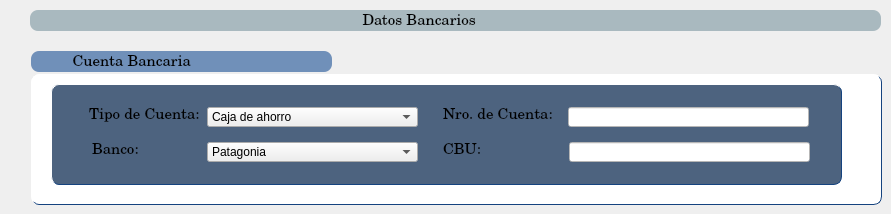
   <widget class="QWidget" name="tab_datos_bancarios">
    <attribute name="title">
     <string>Datos Bancarios</string>
    </attribute>
    <widget class="QGroupBox" name="groupBox_13">
     <property name="geometry">
      <rect>
       <x>31</x>
       <y>74</y>
       <width>851</width>
       <height>131</height>
      </rect>
     </property>
     <property name="font">
      <font>
       <family>Century Schoolbook L</family>
       <pointsize>11</pointsize>
       <weight>9</weight>
       <italic>false</italic>
       <bold>false</bold>
      </font>
     </property>
     <property name="styleSheet">
      <string notr="true">QGroupBox{
border-style: solid;
border-width: 1px;
border-radius: 8px;
border-top-color: rgb(255, 255, 255);
border-left-color: rgb(255, 255, 255);
border-right-color: rgb(21, 67, 127);
border-bottom-color:rgb(21, 67, 127);
background-color: rgb(255, 255, 255);
}
QLabel{
background-color: rgb(77, 99, 127);
}
</string>
     </property>
     <property name="title">
      <string/>
     </property>
     <widget class="QGroupBox" name="groupBox_16">
      <property name="geometry">
       <rect>
        <x>20</x>
        <y>10</y>
        <width>791</width>
        <height>101</height>
       </rect>
      </property>
      <property name="font">
       <font>
        <family>Century Schoolbook L</family>
        <pointsize>11</pointsize>
        <weight>9</weight>
        <italic>false</italic>
        <bold>false</bold>
       </font>
      </property>
      <property name="styleSheet">
       <string notr="true">QGroupBox{
background-color: rgb(77, 99, 127);
}

QLineEdit{
background-color: rgb(255, 255, 255);
}

</string>
      </property>
      <property name="title">
       <string/>
      </property>
      <widget class="QLineEdit" name="lne_cbu">
       <property name="geometry">
        <rect>
         <x>518</x>
         <y>58</y>
         <width>241</width>
         <height>20</height>
        </rect>
       </property>
       <property name="styleSheet">
        <string notr="true">background-color: rgb(255, 255, 255);</string>
       </property>
       <property name="text">
        <string/>
       </property>
      </widget>
      <widget class="QLabel" name="label_5">
       <property name="geometry">
        <rect>
         <x>38</x>
         <y>23</y>
         <width>111</width>
         <height>16</height>
        </rect>
       </property>
       <property name="font">
        <font>
         <family>Century Schoolbook L</family>
         <pointsize>11</pointsize>
         <weight>9</weight>
         <italic>false</italic>
         <bold>false</bold>
        </font>
       </property>
       <property name="text">
        <string>Tipo de Cuenta:</string>
       </property>
      </widget>
      <widget class="QLabel" name="label_6">
       <property name="geometry">
        <rect>
         <x>41</x>
         <y>58</y>
         <width>61</width>
         <height>16</height>
        </rect>
       </property>
       <property name="font">
        <font>
         <family>Century Schoolbook L</family>
         <pointsize>11</pointsize>
         <weight>9</weight>
         <italic>false</italic>
         <bold>false</bold>
        </font>
       </property>
       <property name="text">
        <string>Banco:</string>
       </property>
      </widget>
      <widget class="QLabel" name="label_8">
       <property name="geometry">
        <rect>
         <x>392</x>
         <y>58</y>
         <width>51</width>
         <height>16</height>
        </rect>
       </property>
       <property name="font">
        <font>
         <family>Century Schoolbook L</family>
         <pointsize>11</pointsize>
         <weight>9</weight>
         <italic>false</italic>
         <bold>false</bold>
        </font>
       </property>
       <property name="text">
        <string>CBU: </string>
       </property>
      </widget>
      <widget class="QLabel" name="label_7">
       <property name="geometry">
        <rect>
         <x>392</x>
         <y>23</y>
         <width>121</width>
         <height>16</height>
        </rect>
       </property>
       <property name="font">
        <font>
         <family>Century Schoolbook L</family>
         <pointsize>11</pointsize>
         <weight>9</weight>
         <italic>false</italic>
         <bold>false</bold>
        </font>
       </property>
       <property name="text">
        <string>Nro. de Cuenta:</string>
       </property>
      </widget>
      <widget class="QComboBox" name="cbx_tipo_de_cuenta">
       <property name="geometry">
        <rect>
         <x>156</x>
         <y>23</y>
         <width>211</width>
         <height>20</height>
        </rect>
       </property>
       <item>
        <property name="text">
         <string>Caja de ahorro</string>
        </property>
       </item>
      </widget>
      <widget class="QComboBox" name="cbx_banco">
       <property name="geometry">
        <rect>
         <x>156</x>
         <y>58</y>
         <width>211</width>
         <height>20</height>
        </rect>
       </property>
       <item>
        <property name="text">
         <string>Patagonia</string>
        </property>
       </item>
      </widget>
      <widget class="QLineEdit" name="lne_nro_cuenta">
       <property name="geometry">
        <rect>
         <x>517</x>
         <y>23</y>
         <width>241</width>
         <height>20</height>
        </rect>
       </property>
       <property name="styleSheet">
        <string notr="true">background-color: rgb(255, 255, 255);</string>
       </property>
       <property name="text">
        <string/>
       </property>
      </widget>
     </widget>
    </widget>
    <widget class="QLabel" name="label_42">
     <property name="geometry">
      <rect>
       <x>30</x>
       <y>10</y>
       <width>851</width>
       <height>21</height>
      </rect>
     </property>
     <property name="font">
      <font>
       <family>Century Schoolbook L</family>
       <pointsize>11</pointsize>
       <weight>9</weight>
       <italic>false</italic>
       <bold>false</bold>
      </font>
     </property>
     <property name="styleSheet">
      <string notr="true">background-color: rgb(169, 185, 191);
border-radius: 8px;</string>
     </property>
     <property name="text">
      <string>                                                                                Datos Bancarios</string>
     </property>
    </widget>
    <widget class="QLabel" name="label_43">
     <property name="geometry">
      <rect>
       <x>31</x>
       <y>51</y>
       <width>301</width>
       <height>21</height>
      </rect>
     </property>
     <property name="font">
      <font>
       <family>Century Schoolbook L</family>
       <pointsize>11</pointsize>
       <weight>9</weight>
       <italic>false</italic>
       <bold>false</bold>
      </font>
     </property>
     <property name="styleSheet">
      <string notr="true">background-color: rgb(112, 144, 185);
border-radius: 8px;</string>
     </property>
     <property name="text">
      <string>          Cuenta Bancaria</string>
     </property>
    </widget>
   </widget>
